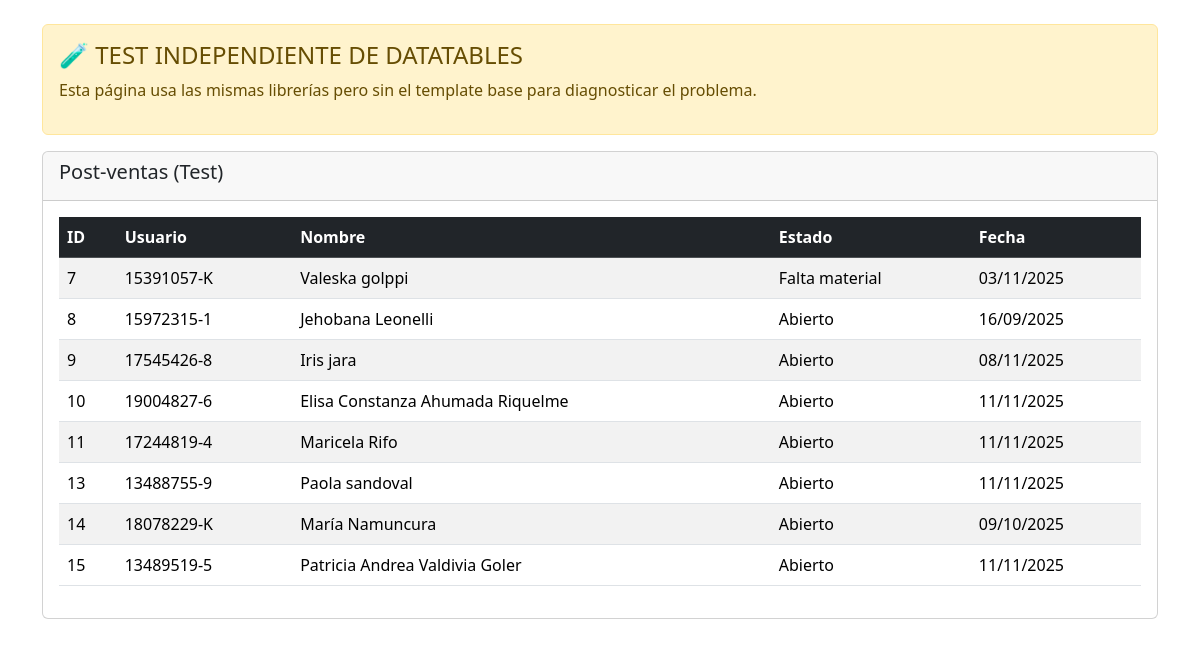
Before: /test-datatables-independent/ with the older database file.
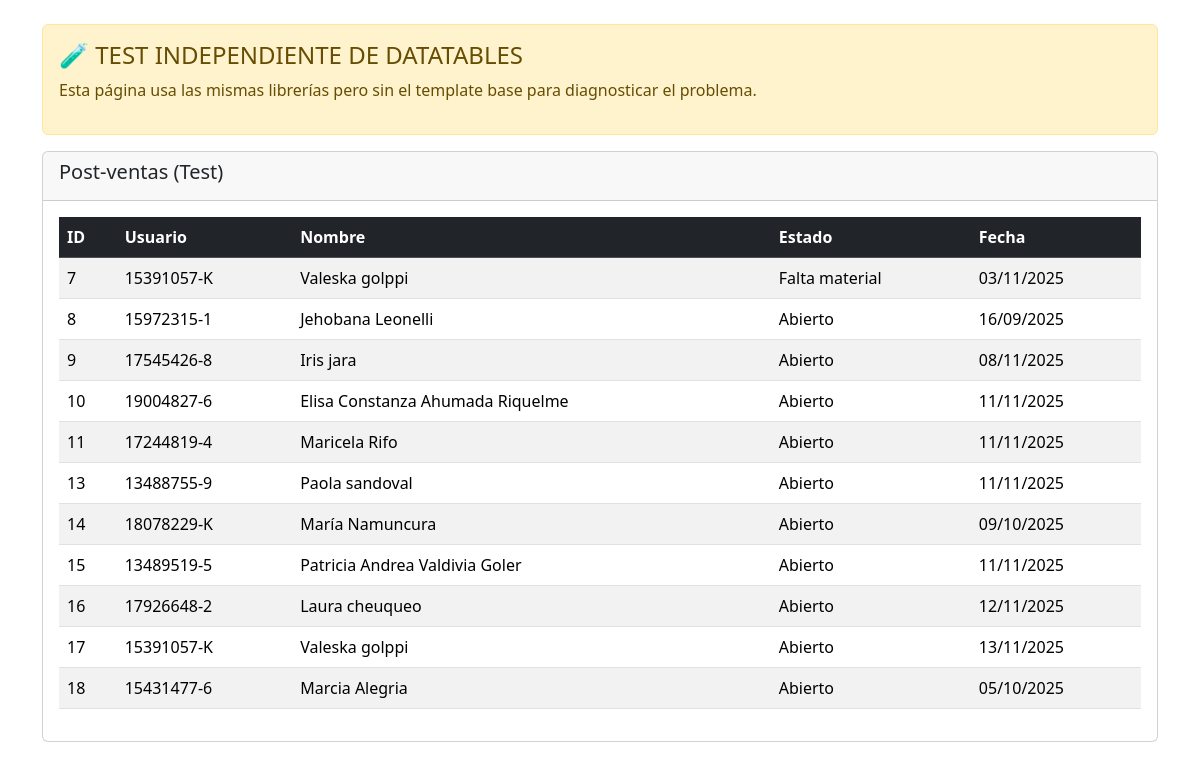
After: the same page with the newer database file.
### postventa/models.py (models this page shows, shortened)
class PostVenta(models.Model):
    TIPO_POSTVENTA_CHOICES = [
        ('calefont', 'Calefont'),
        ('filtracion', 'Filtración de agua'),
        ('iluminaria', 'Iluminaria / Electricidad'),
        ('grietas', 'Grietas en muros o techos'),
        ('pintura', 'Pintura / Terminaciones'),
        ('puertas', 'Puertas o ventanas'),
        ('carpinteria', 'Carpintería / Muebles'),
        ('vidrios', 'Vidrios / Aluminio'),
        ('banio_cocina', 'Baños y cocina'),
    ]
    ESTADO_CHOICES = [
        ('abierto', 'Abierto'),
        ('en_curso', 'En curso'),
        ('falta_material', 'Falta material'),
        ('cerrado', 'Cerrado'),
    ]
    usuario = models.ForeignKey(User, on_delete=models.CASCADE)
    nombre_remitente = models.CharField(max_length=255)
    direccion_vivienda = models.CharField(max_length=255)
    numero_contacto = models.CharField(max_length=15)
    tipo_postventa = models.ManyToManyField('TipoPostVenta')
    estado = models.CharField(max_length=20, choices=ESTADO_CHOICES, default='abierto')
    fecha_envio_correo = models.DateField(default=timezone.now)
    numero_seguimiento = models.CharField(max_length=50, blank=True, null=True)
    observaciones = models.TextField(blank=True, null=True)
    comentarios = models.TextField(blank=True, null=True)
    fecha_cierre = models.DateField(blank=True, null=True)

### postventa/views.py (the view)
# urls.py: path('test-datatables-independent/', test_datatables_independent, name='test_datatables_independent'),
def test_datatables_independent(request):
    from .models import PostVenta
    postventas = PostVenta.objects.all()[:20]  # Solo primeros 20 registros
    return render(request, 'test_datatables_independent.html', {'postventas': postventas})

### postventa/templates/test_datatables_independent.html (shortened to what this page needs)
{% load static %}
<!DOCTYPE html>
<html lang="es">
<head>
    <link href="https://cdn.jsdelivr.net/npm/bootstrap@5.3.2/dist/css/bootstrap.min.css" rel="stylesheet">
    <link rel="stylesheet" href="https://cdn.datatables.net/1.13.6/css/dataTables.bootstrap5.min.css">
</head>
<body>
    <div class="container mt-4">
        <div class="alert alert-warning">
            <h4>🧪 TEST INDEPENDIENTE DE DATATABLES</h4>
            <p>Esta página usa las mismas librerías pero sin el template base para diagnosticar el problema.</p>
        </div>
        <div class="card">
            <div class="card-header">
                <h5>Post-ventas (Test)</h5>
            </div>
            <div class="card-body">
                <table id="testTable" class="table table-striped">
                    <thead class="table-dark">
                        <tr>
                            <th>ID</th>
                            <th>Usuario</th>
                            <th>Nombre</th>
                            <th>Estado</th>
                            <th>Fecha</th>
                        </tr>
                    </thead>
                    <tbody>
                        {% for postventa in postventas %}
                        <tr>
                            <td>{{ postventa.id }}</td>
                            <td>{{ postventa.usuario.username }}</td>
                            <td>{{ postventa.nombre_remitente }}</td>
                            <td>{{ postventa.get_estado_display }}</td>
                            <td>{{ postventa.fecha_envio_correo|date:"d/m/Y" }}</td>
                        </tr>
                        {% empty %}
                        <tr><td colspan="5">No hay datos</td></tr>
                        {% endfor %}
                    </tbody>
                </table>
            </div>
        </div>
    </div>
</body>
</html>

Changed rows visible on the page:
added PostVenta: id "16", usuario.username "17926648-2", nombre_remitente "Laura cheuqueo", estado "Abierto", fecha_envio_correo "12/11/2025"
added PostVenta: id "17", usuario.username "15391057-K", nombre_remitente "Valeska golppi", estado "Abierto", fecha_envio_correo "13/11/2025"
added PostVenta: id "18", usuario.username "15431477-6", nombre_remitente "Marcia Alegria", estado "Abierto", fecha_envio_correo "05/10/2025"
